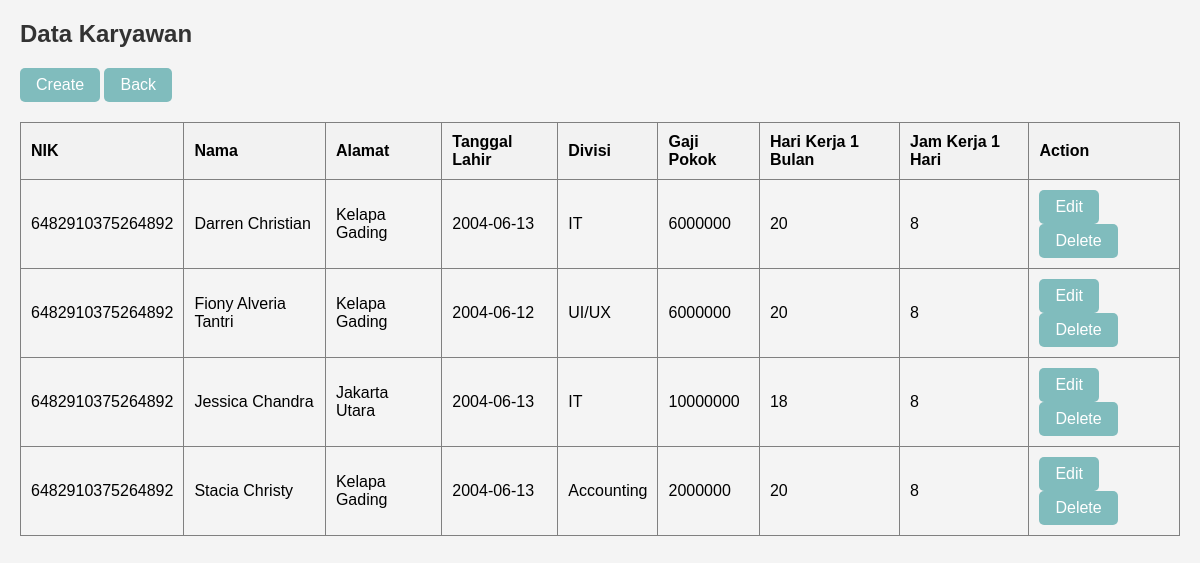
/tabel_pegawai/read.php (signed in), run on the app's committed database.
### tables this page shows
CREATE TABLE `pegawai` (
  `id_pegawai` int(5) NOT NULL AUTO_INCREMENT,
  `nik` char(16) DEFAULT NULL,
  `nama` varchar(50) DEFAULT NULL,
  `alamat` varchar(50) DEFAULT NULL,
  `tgl_lahir` date DEFAULT NULL,
  `divisi` varchar(50) DEFAULT NULL,
  `gaji_pokok` int(20) DEFAULT NULL,
  `hari_kerja_1_bulan` int(20) DEFAULT NULL,
  `jam_kerja_1_hari` int(20) DEFAULT NULL,
  PRIMARY KEY (`id_pegawai`)
);

### tabel_pegawai/read.php (the view, shortened to what this page needs)
<?php
include "../config/koneksi.php";
?>
<!DOCTYPE html>
<html lang="en">
<head>
</head>
<body>
<div class="container">
    <h2>Data Karyawan</h2>
    <a href="http://localhost/sistem_hrm/tabel_pegawai/create.php" class="button">Create</a>
    <a href="http://localhost/sistem_hrm/homePage.php" class="button">Back</a>
    <table border='1'>
        <tr>
            <th>NIK</th>
            <th>Nama</th>
            <th>Alamat</th>
            <th>Tanggal Lahir</th>
            <th>Divisi</th>
            <th>Gaji Pokok</th>
            <th>Hari Kerja 1 Bulan</th>
            <th>Jam Kerja 1 Hari</th>
            <th>Action</th>
        </tr>
        <?php
        $query = "SELECT * FROM pegawai";
        $result = mysqli_query($koneksi, $query);
        if(!$result){
            echo "query gagal!";
        }
        else{
            while($row = mysqli_fetch_assoc($result)){
                echo "<tr>
                        <td>".$row['nik']."</td>
                        <td>".$row['nama']."</td>
                        <td>".$row['alamat']."</td>
                        <td>".$row['tgl_lahir']."</td>
                        <td>".$row['divisi']."</td>
                        <td>".$row['gaji_pokok']."</td>
                        <td>".$row['hari_kerja_1_bulan']."</td>
                        <td>".$row['jam_kerja_1_hari']."</td>
                        <td>
                            <a href='http://localhost/sistem_hrm/tabel_pegawai/update.php?id=".$row['id_pegawai']."' class='button'>Edit</a>
                            <a href='http://localhost/sistem_hrm/tabel_pegawai/delete.php?id=".$row['id_pegawai']."' class='button'>Delete</a>
                        </td>
                      </tr>";
            }
        }
        ?>
    </table>
</div>
</body>
</html>

### tabel_pegawai/read.php (style rules this page uses)
* { box-sizing: border-box; }
body { font-family: Arial, sans-serif; background-color: #f4f4f4; margin: 0; padding: 0; }
.container { margin: 20px; }
h2 { color: #333; }
table { width: 100%; border-collapse: collapse; margin-top: 20px; }
th { background-color: #f2f2f2; }
th, td { padding: 10px; text-align: left; }
a.button { display: inline-block; padding: 8px 16px; text-decoration: none; background-color: #80BCBD; color: white; border-radius: 5px; cursor: pointer; }

### data on the page
pegawai: nik "6482910375264892", nama "Darren Christian", alamat "Kelapa Gading", tgl_lahir "2004-06-13", divisi "IT", gaji_pokok "6000000", hari_kerja_1_bulan "20", jam_kerja_1_hari "8"
pegawai: nik "6482910375264892", nama "Fiony Alveria Tantri", alamat "Kelapa Gading", tgl_lahir "2004-06-12", divisi "UI/UX", gaji_pokok "6000000", hari_kerja_1_bulan "20", jam_kerja_1_hari "8"
pegawai: nik "6482910375264892", nama "Jessica Chandra", alamat "Jakarta Utara", tgl_lahir "2004-06-13", divisi "IT", gaji_pokok "10000000", hari_kerja_1_bulan "18", jam_kerja_1_hari "8"
pegawai: nik "6482910375264892", nama "Stacia Christy", alamat "Kelapa Gading", tgl_lahir "2004-06-13", divisi "Accounting", gaji_pokok "2000000", hari_kerja_1_bulan "20", jam_kerja_1_hari "8"
